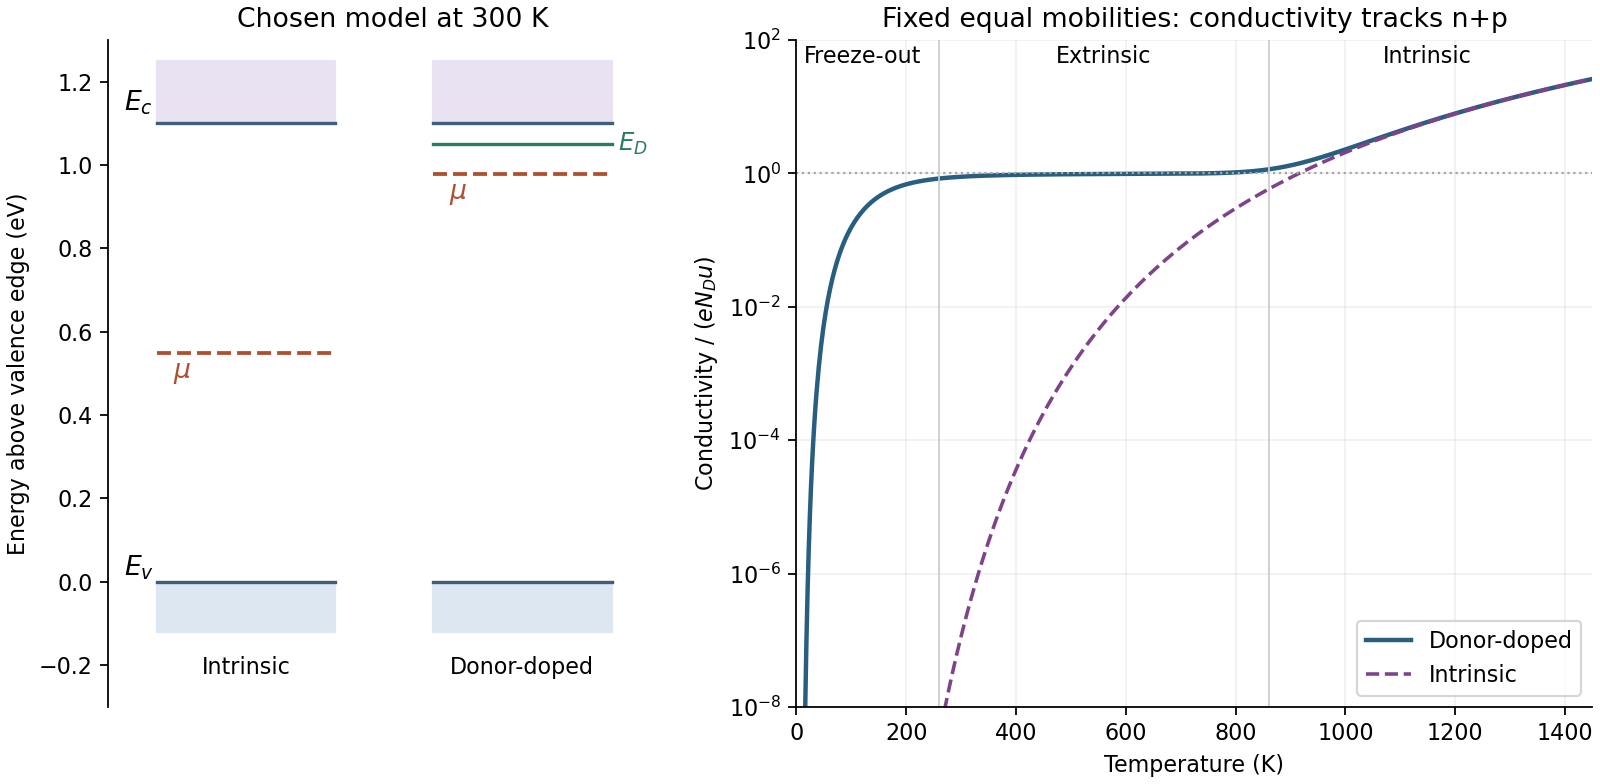

Python code for this plot:
"""Original chosen donor-ionization model; Python 3.14, numpy, matplotlib.

This is not a fit to a silicon sample. The PNG is written to the working directory.
"""
import matplotlib
matplotlib.use('Agg')
import matplotlib.pyplot as plt
import numpy as np

KB=8.617333262145179e-5
EG=1.10
EB=0.050
ND=1.0

def populations(T):
    nc=100*ND*(T/300)**1.5
    ni=nc*np.exp(-EG/(2*KB*T))
    # Solve charge neutrality with partial donor ionization, n*p=ni**2.
    lo=max(ni,np.finfo(float).tiny)
    hi=ND+ni
    for _ in range(100):
        n=(lo+hi)/2
        donor=ND/(1+2*n/nc*np.exp(EB/(KB*T)))
        if n-ni*ni/n-donor>0:
            hi=n
        else:
            lo=n
    n=(lo+hi)/2
    return n,ni*ni/n,ni,nc

Ts=np.linspace(12,1450,700)
vals=np.array([populations(float(t)) for t in Ts])
n,p,ni,nc=vals.T
n300,_,_,nc300=populations(300)
mu_n=EG+KB*300*np.log(n300/nc300)
fig,axes=plt.subplots(1,2,figsize=(10,4.9),layout='constrained',gridspec_kw={'width_ratios':[1,1.4]})
fig.patch.set_facecolor('white')
ax=axes[0]
for x0,label,fermi in [(0,'Intrinsic',EG/2),(1.7,'Donor-doped',mu_n)]:
    ax.fill_between([x0,x0+1.1],[-.12,-.12],[0,0],color='#dce7f2')
    ax.fill_between([x0,x0+1.1],[EG,EG],[EG+.15,EG+.15],color='#e9e2f2')
    ax.plot([x0,x0+1.1],[0,0],color='#3e5e7c')
    ax.plot([x0,x0+1.1],[EG,EG],color='#3e5e7c')
    ax.plot([x0,x0+1.1],[fermi,fermi],color='#af4f2f',ls='--',lw=1.7)
    ax.text(x0+.55,-.22,label,ha='center',fontsize=10)
    ax.text(x0+.1,fermi-.06,r'$\mu$',color='#af4f2f',fontsize=12)
ax.plot([1.7,2.8],[EG-EB,EG-EB],color='#2c7a64',lw=1.5)
ax.text(2.84,EG-EB,r'$E_D$',va='center',fontsize=11,color='#2c7a64')
ax.text(-.2,EG+.03,r'$E_c$',fontsize=12)
ax.text(-.2,.015,r'$E_v$',fontsize=12)
ax.set(xlim=(-.3,3.2),ylim=(-.3,1.3),ylabel='Energy above valence edge (eV)',title='Chosen model at 300 K',xticks=[])
ax.spines[['top','right','bottom']].set_visible(False)
ax=axes[1]
ax.semilogy(Ts,n+p,color='#285f80',lw=2,label='Donor-doped')
ax.semilogy(Ts,2*ni,color='#7f4389',ls='--',lw=1.6,label='Intrinsic')
ax.axhline(1,color='0.65',ls=':',lw=1)
ax.axvline(260,color='0.8',lw=.8)
ax.axvline(860,color='0.8',lw=.8)
for x,text in [(120,'Freeze-out'),(560,'Extrinsic'),(1150,'Intrinsic')]:
    ax.text(x,45,text,ha='center',fontsize=10)
ax.set(xlim=(0,1450),ylim=(1e-8,1e2),xlabel='Temperature (K)',ylabel=r'Conductivity / $(eN_Du)$',title='Fixed equal mobilities: conductivity tracks n+p')
ax.legend(loc='lower right',fontsize=10)
ax.grid(alpha=.18)
ax.spines[['top','right']].set_visible(False)
fig.savefig('paper-2-semiconductor-regimes.png',dpi=160,facecolor='white')
plt.close(fig)
